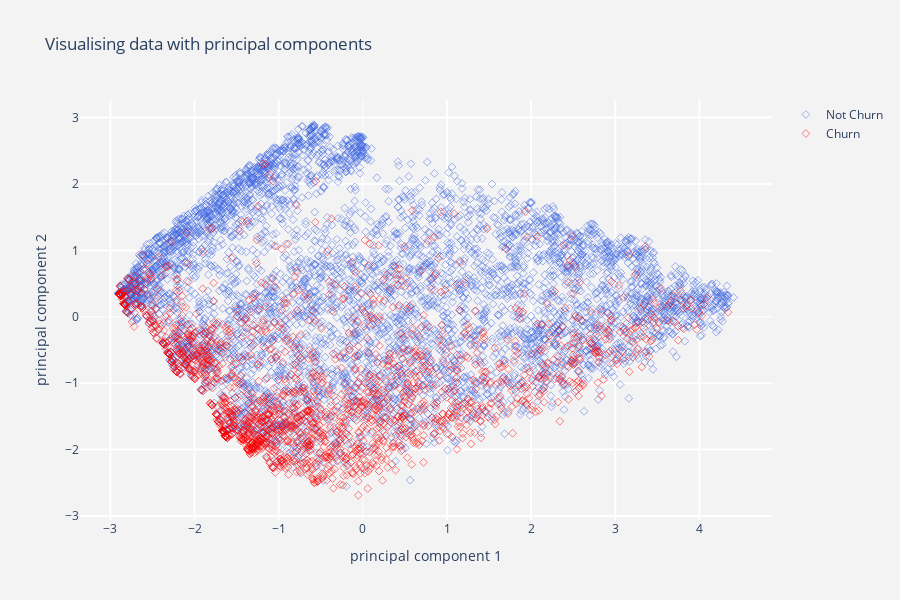

The notebook cell saved with this chart:
### Code cell
from sklearn.decomposition import PCA

pca = PCA(n_components = 2)

X = telcom[[i for i in telcom.columns if i not in Id_col + target_col]]
Y = telcom[target_col + Id_col]

principal_components = pca.fit_transform(X)
pca_data = pd.DataFrame(principal_components,columns = ["PC1","PC2"])
pca_data = pca_data.merge(Y,left_index=True,right_index=True,how="left")
pca_data["Churn"] = pca_data["Churn"].replace({1:"Churn",0:"Not Churn"})

def pca_scatter(target,color) :
    tracer = go.Scatter(x = pca_data[pca_data["Churn"] == target]["PC1"] ,
                        y = pca_data[pca_data["Churn"] == target]["PC2"],
                        name = target,mode = "markers",
                        marker = dict(color = color,
                                      line = dict(width = .5),
                                      symbol =  "diamond-open"),
                        text = ("Customer Id : " + 
                                pca_data[pca_data["Churn"] == target]['customerID'])
                       )
    return tracer

layout = go.Layout(dict(title = "Visualising data with principal components",
                        plot_bgcolor  = "rgb(243,243,243)",
                        paper_bgcolor = "rgb(243,243,243)",
                        xaxis = dict(gridcolor = 'rgb(255, 255, 255)',
                                     title = "principal component 1",
                                     zerolinewidth=1,ticklen=5,gridwidth=2),
                        yaxis = dict(gridcolor = 'rgb(255, 255, 255)',
                                     title = "principal component 2",
                                     zerolinewidth=1,ticklen=5,gridwidth=2),
                        height = 600
                       )
                  )
trace1 = pca_scatter("Churn",'red')
trace2 = pca_scatter("Not Churn",'royalblue')
data = [trace2,trace1]
fig = go.Figure(data=data,layout=layout)
py.iplot(fig)

### Figure 1 — Plotly figure (JSON) as saved in the notebook; plotly's stock layout.template omitted (floating-point values rounded to 4 significant figures; data arrays with more than 128 entries replaced by an {"elided": "..."} marker saying what was removed)
{"data": [{"marker": {"color": "royalblue", "line": {"width": 0.5}, "symbol": "diamond-open"}, "mode": "markers", "name": "Not Churn", "text": {"elided": "5163 str values"}, "type": "scatter", "x": {"elided": "5163 float values"}, "y": {"elided": "5163 float values"}}, {"marker": {"color": "red", "line": {"width": 0.5}, "symbol": "diamond-open"}, "mode": "markers", "name": "Churn", "text": {"elided": "1869 str values"}, "type": "scatter", "x": {"elided": "1869 float values"}, "y": {"elided": "1869 float values"}}], "layout": {"height": 600, "paper_bgcolor": "rgb(243,243,243)", "plot_bgcolor": "rgb(243,243,243)", "title": {"text": "Visualising data with principal components"}, "xaxis": {"gridcolor": "rgb(255, 255, 255)", "gridwidth": 2, "ticklen": 5, "title": {"text": "principal component 1"}, "zerolinewidth": 1}, "yaxis": {"gridcolor": "rgb(255, 255, 255)", "gridwidth": 2, "ticklen": 5, "title": {"text": "principal component 2"}, "zerolinewidth": 1}}}
